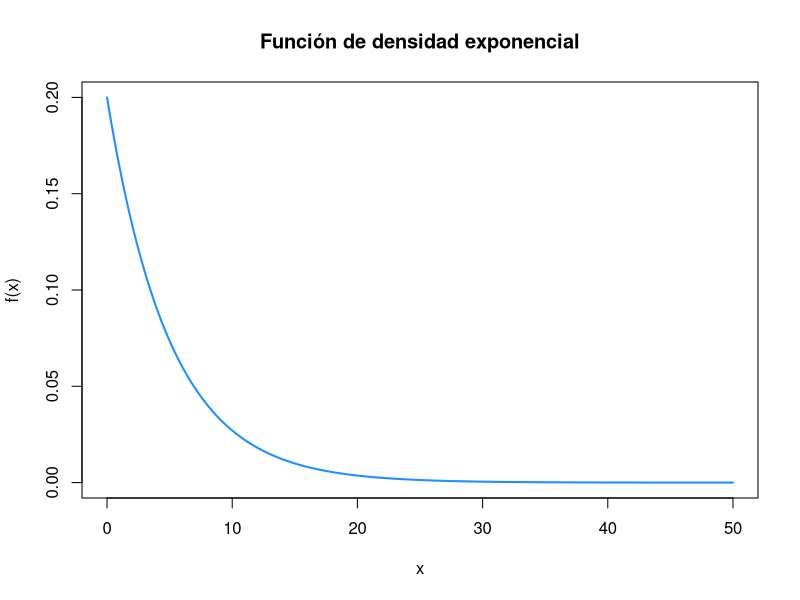
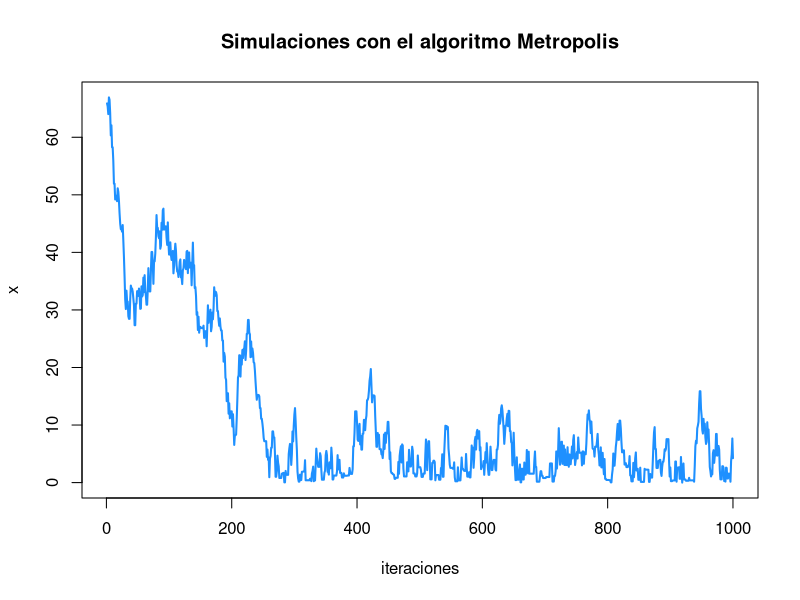
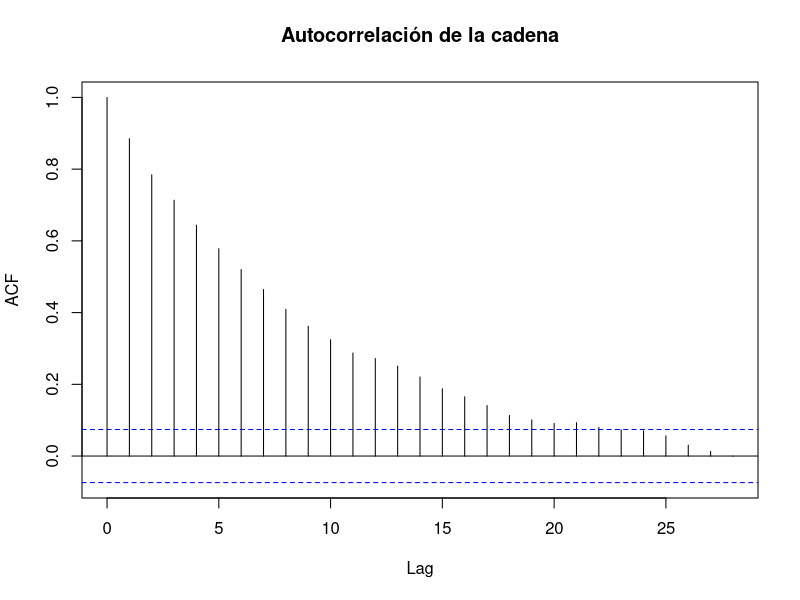
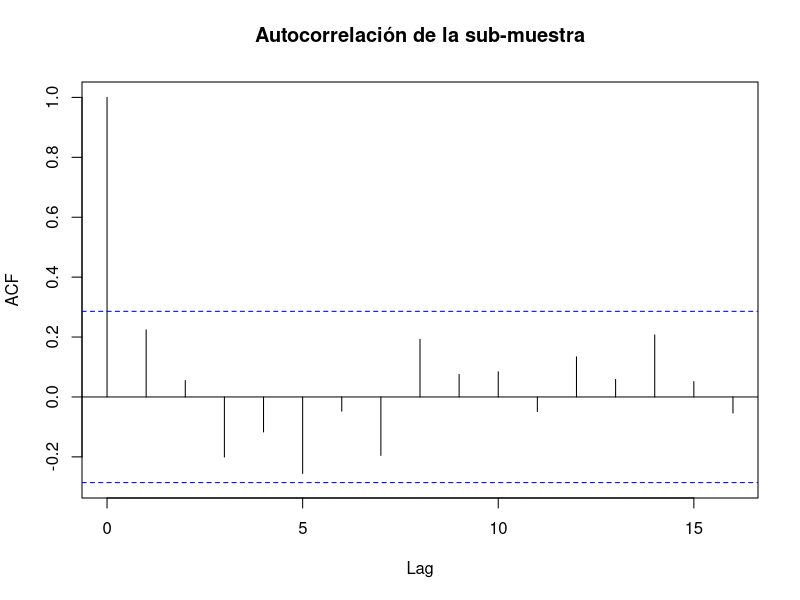

The R source for these figures, in order: (Note: this script raises an error after producing the figures.)
## ---- chunk 1
rm(list = ls())
l = 5
x = seq(0, 50, length.out = 1000)
fx = dexp(x, rate = 1/l)
plot(x, fx, type = "l", col = "dodgerblue", lwd = 2, xlab = "x", ylab = "f(x)",
     main = "Función de densidad exponencial")
## ---- chunk 2
# Kernel de la función de densidad exponencial. Recordar que los posibles valores de una variable exponencial deben ser positivos
k <- function(x, scale = 5)
{ if(x > 0)
    return(exp(-x/scale))
  else
    return(0)
}

m = 1000 # número de iteraciones
X = rep(0, m) # vector en el que se guardan las iteraciones
set.seed(1984) # fijar generador aleatorio
X[1] = runif(1, 0, 100) # valor inicial

# Proceso iterativo
for (i in 2:m)
  { y = X[i-1] + runif(1, -4, 4) # propuesta
    alpha = min(1, k(y)/k(X[i-1])) # prob. de aceptación
    if(runif(1) <= alpha)
      X[i] = y # aceptación
    else
      X[i] = X[i-1] # rechazo
}
## ---- chunk 3
plot(X, type ="l", col = "dodgerblue", lwd = 2, xlab = "iteraciones",
     ylab = "x", main = "Simulaciones con el algoritmo Metropolis")
## ---- chunk 4
burnin = 300
acf(X[burnin:m], main = "Autocorrelación de la cadena")
## ---- chunk 5
lag = 15
X_final = X[seq(burnin, m, lag)]
acf(X_final, main = "Autocorrelación de la sub-muestra")
## ---- chunk 6
m = 15500 # número de iteraciones
X = rep(0, m) # vector en el que se guardan las iteraciones
set.seed(1984) # fijar generador aleatorio
X[1] = runif(1, 0, 100) # valor inicial

# Proceso iterativo
for (i in 2:m)
  { y = X[i-1] + runif(1, -4, 4) # propuesta
    alpha = min(1, k(y)/k(X[i-1])) # prob. de aceptación
    if(runif(1) <= alpha)
      X[i] = y # aceptación
    else
      X[i] = X[ia-1] # rechazo
}
burnin = 300
lag = 15
X_final = X[seq(burnin, m, lag)]
hist(X_final, probability = TRUE, xlab = "x", ylab = "f(x)", main = "Aproximación a la función de densidad")
lines(x,fx, col = "dodgerblue", lwd = 2)
## ---- chunk 7
q = c(0.05, 0.25, 0.5, 0.75, 0.95)
round(qexp(q, 1/l), 2)
round(quantile(X_final, q), 2)
